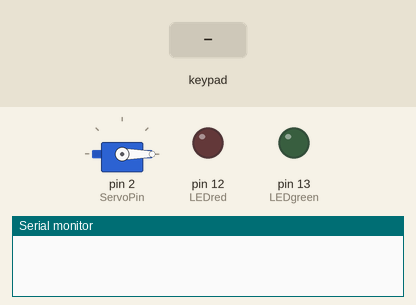
Simulated run of this sketch. Board: Arduino Uno, built with avr-gcc and run on an emulated ATmega328P. On the bench: servo, output pins drawn as LEDs (lit = HIGH), the last lines printed to the serial monitor. The test bench sets the inputs (shaded band).

Above: at 1.4 s.
1.5 s: keypad keys 1 2 3 4 5 6 A pressed 0.4 s apart
At 4.2 s:
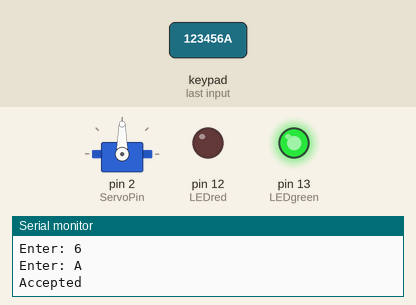
6.4 s: key 'A' pressed
At 7.2 s:
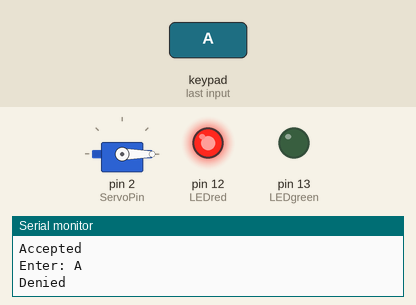
Timing chart, 0 to 9.4 s (numbered marks = the images above; inputs shaded):
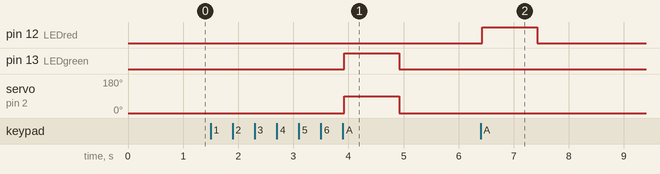

Measured:
- after the input at 1.5 s, pin 13 (LEDgreen): LOW → HIGH after 2.4 s, → LOW 1.0 s later; servo on pin 2 (ServoPin): 0° → 90° after 2.4 s, → 0° 1.0 s later
- after the input at 6.4 s, pin 12 (LEDred): LOW → HIGH at once, → LOW 1.0 s later

The sketch:

Code_lock.ino
```cpp
// Code_lock.ino
#include <Password.h>
#include <Keypad.h>
#include <Servo.h>
Servo myservo;
Password password = Password( "123456" ); // change password here!
const byte ROWS = 4; // Four rows
const byte COLS = 4; // columns
char keys[ROWS][COLS] =
{ {'1','2','3','A'},
{'4','5','6','B'},
{'7','8','9','C'},
{'*','0','#','D'}
};
byte rowPins[ROWS] = { 4, 5, 6, 7 };
byte colPins[COLS] = { 8, 9, 10, 11};
Keypad keypad = Keypad( makeKeymap(keys), rowPins, colPins, ROWS, COLS );
const byte LEDred = 12, LEDgreen = 13, ServoPin = 2;
const int openTime = 1000;
void setup()
{ Serial.begin(9600);
delay(200);
pinMode(LEDgreen, OUTPUT);
pinMode(LEDred, OUTPUT);
myservo.attach(ServoPin);
keypad.addEventListener(keypadEvent);
}
void loop()
{ keypad.getKey();
myservo.write(0);
}
void keypadEvent(KeypadEvent eKey)
{ switch (keypad.getState())
{ case PRESSED:
Serial.print("Enter: ");
Serial.println(eKey);
delay(10);
if(eKey == char('A'))
{ checkPassword(); delay(1);
}
else password.append(eKey); delay(1);
}
}
void checkPassword()
{ if (password.evaluate())
{ // password ok
Serial.println("Accepted"); delay(10);
myservo.write(90);
digitalWrite(LEDgreen, HIGH); delay(openTime);
digitalWrite(LEDgreen, LOW);
password.reset(); delay(1);
}
else
{ // password NOT ok
Serial.println("Denied"); delay(10);
myservo.write(0);
digitalWrite(LEDred, HIGH); delay(openTime);
digitalWrite(LEDred, LOW);
password.reset(); delay(1);
}
}
```
